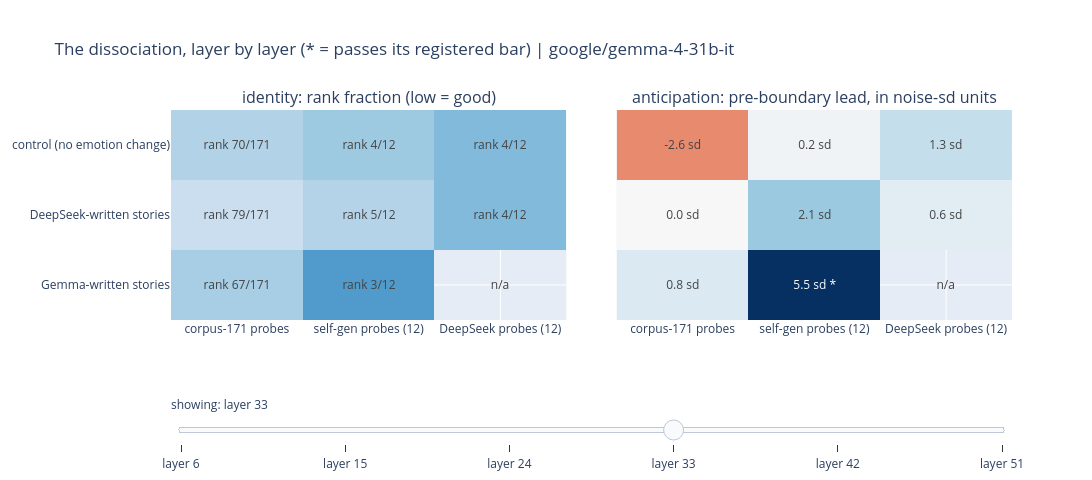

Notebook cell for this chart:
### Markdown cell above
## 2. Stories or vectors: what does each result depend on?

**Answer: both, but for different claims.** Whether tracking is VISIBLE
depends on the vectors: on the same stories, corpus-171 probes fail while
self-gen and DeepSeek probes succeed. Whether ANTICIPATION exists depends
on the stories: the same probes show a solid pre-boundary ramp on
Gemma-written stories and nothing on DeepSeek-written ones.

**How it was measured:** left panel, identity (gate G rank fraction).
Right panel, anticipation (R1): mean rise of the incoming emotion's
cosine in the 16 tokens before the phase boundary versus the 16 tokens
before that, expressed in units of the calibrated per-token noise. Stars
mark cells passing their registered bar (for identity, the gate bar; for
anticipation, N2 p < 0.001 plus the magnitude bar). The layer slider
below the figure scrubs all six layers (default 33, the registered
primary cell); the dissociation pattern holds across the mid-to-late
band.

**Verdict:** vector quality decides whether the state is readable at all
(matching E10/E11's detection results); the anticipation effect is a
property of the text. Gemma reads with causal attention, so pre-boundary
signal can only come from foreshadowing in the words already read. Gemma's
own stories foreshadow; DeepSeek's cleaner transitions do not. The control
arm shows leads near zero, so scene-change events alone produce nothing.

### Code cell
# this cell draws the identity / anticipation dissociation heatmaps,
# substrates x banks, with a layer slider (default: layer 33)
banks = ["corpus", "selfgen", "deepseek"]
DEFAULT_LAYER = 33

def dissociation_grids(layer):
    """(identity z, anticipation z, and their cell labels) at one layer."""
    identity, anticipation, id_text, ant_text = [], [], [], []
    for substrate, arm in SUBSTRATES.items():
        id_row, ant_row, id_t, ant_t = [], [], [], []
        for bank in banks:
            gate_cell = arm["gate_G"].get(bank, {}).get("per_layer", {}).get(str(layer))
            r1_cell = arm["r1_anticipation"].get(bank, {}).get("per_layer", {}).get(str(layer))
            if gate_cell:
                fraction = gate_cell["median_rank"] / BANK_SIZE[bank]
                star = " *" if gate_cell["passes"] else ""
                id_row.append(fraction)
                id_t.append(f"rank {gate_cell['median_rank']:.0f}/{BANK_SIZE[bank]}{star}")
            else:
                id_row.append(None); id_t.append("n/a")
            if r1_cell and r1_cell.get("noise_sd"):
                lead_in_sd = r1_cell["mean_lead"] / r1_cell["noise_sd"]
                star = " *" if r1_cell["passes"] else ""
                ant_row.append(lead_in_sd)
                ant_t.append(f"{lead_in_sd:.1f} sd{star}")
            else:
                ant_row.append(None); ant_t.append("n/a")
        identity.append(id_row); anticipation.append(ant_row)
        id_text.append(id_t); ant_text.append(ant_t)
    return identity, anticipation, id_text, ant_text

fig = make_subplots(rows=1, cols=2, shared_yaxes=True, horizontal_spacing=0.06,
    subplot_titles=(
        "identity: rank fraction (low = good)",
        "anticipation: pre-boundary lead, in noise-sd units"))
# one heatmap pair per layer; the slider toggles which pair is visible
for layer in LAYERS:
    identity, anticipation, id_text, ant_text = dissociation_grids(layer)
    visible = layer == DEFAULT_LAYER
    fig.add_trace(go.Heatmap(
        z=identity, x=[BANK_LABEL[b] for b in banks], y=list(SUBSTRATES),
        text=id_text, texttemplate="%{text}", colorscale="Blues_r", zmin=0, zmax=0.6,
        showscale=False, visible=visible), row=1, col=1)
    fig.add_trace(go.Heatmap(
        z=anticipation, x=[BANK_LABEL[b] for b in banks], y=list(SUBSTRATES),
        text=ant_text, texttemplate="%{text}", colorscale="RdBu", zmid=0,
        showscale=False, visible=visible), row=1, col=2)
steps = []
for layer_pos, layer in enumerate(LAYERS):
    visibility = [other_pos == layer_pos for other_pos in range(len(LAYERS)) for _ in (0, 1)]
    steps.append(dict(method="update", label=f"layer {layer}", args=[{"visible": visibility}]))
fig.update_layout(
    sliders=[dict(active=LAYERS.index(DEFAULT_LAYER), steps=steps, y=-0.25,
                  currentvalue=dict(prefix="showing: "))],
    title=f"The dissociation, layer by layer (* = passes its registered bar) | {MODEL}",
    width=1150, height=480, margin=dict(t=110, b=120))
fig.show()

### Figure 1 — Plotly figure (JSON) as saved in the notebook; plotly's stock layout.template omitted (floating-point values rounded to 4 significant figures)
{"data": [{"colorscale": [[0.0, "rgb(8,48,107)"], [0.125, "rgb(8,81,156)"], [0.25, "rgb(33,113,181)"], [0.375, "rgb(66,146,198)"], [0.5, "rgb(107,174,214)"], [0.625, "rgb(158,202,225)"], [0.75, "rgb(198,219,239)"], [0.875, "rgb(222,235,247)"], [1.0, "rgb(247,251,255)"]], "showscale": false, "text": [["rank 38/171", "rank 1/12 *", "n/a"], ["rank 55/171", "rank 3/12", "rank 2/12"], ["rank 50/171", "rank 3/12", "rank 2/12"]], "texttemplate": "%{text}", "type": "heatmap", "visible": false, "x": ["corpus-171 probes", "self-gen probes (12)", "DeepSeek probes (12)"], "xaxis": "x", "y": ["Gemma-written stories", "DeepSeek-written stories", "control (no emotion change)"], "yaxis": "y", "z": [[0.2222, 0.08333, null], [0.3216, 0.25, 0.1667], [0.2924, 0.25, 0.1667]], "zmax": 0.6, "zmin": 0}, {"colorscale": [[0.0, "rgb(103,0,31)"], [0.1, "rgb(178,24,43)"], [0.2, "rgb(214,96,77)"], [0.3, "rgb(244,165,130)"], [0.4, "rgb(253,219,199)"], [0.5, "rgb(247,247,247)"], [0.6, "rgb(209,229,240)"], [0.7, "rgb(146,197,222)"], [0.8, "rgb(67,147,195)"], [0.9, "rgb(33,102,172)"], [1.0, "rgb(5,48,97)"]], "showscale": false, "text": [["1.0 sd *", "2.1 sd *", "n/a"], ["0.2 sd", "0.5 sd", "0.4 sd"], ["-0.1 sd", "-0.1 sd", "0.5 sd"]], "texttemplate": "%{text}", "type": "heatmap", "visible": false, "x": ["corpus-171 probes", "self-gen probes (12)", "DeepSeek probes (12)"], "xaxis": "x2", "y": ["Gemma-written stories", "DeepSeek-written stories", "control (no emotion change)"], "yaxis": "y2", "z": [[0.99, 2.114, null], [0.1856, 0.4553, 0.3694], [-0.08878, -0.1075, 0.5389]], "zmid": 0}, {"colorscale": [[0.0, "rgb(8,48,107)"], [0.125, "rgb(8,81,156)"], [0.25, "rgb(33,113,181)"], [0.375, "rgb(66,146,198)"], [0.5, "rgb(107,174,214)"], [0.625, "rgb(158,202,225)"], [0.75, "rgb(198,219,239)"], [0.875, "rgb(222,235,247)"], [1.0, "rgb(247,251,255)"]], "showscale": false, "text": [["rank 54/171", "rank 3/12", "n/a"], ["rank 68/171", "rank 4/12", "rank 4/12"], ["rank 82/171", "rank 4/12", "rank 3/12"]], "texttemplate": "%{text}", "type": "heatmap", "visible": false, "x": ["corpus-171 probes", "self-gen probes (12)", "DeepSeek probes (12)"], "xaxis": "x", "y": ["Gemma-written stories", "DeepSeek-written stories", "control (no emotion change)"], "yaxis": "y", "z": [[0.3158, 0.25, null], [0.3977, 0.3333, 0.3333], [0.4795, 0.2917, 0.25]], "zmax": 0.6, "zmin": 0}, {"colorscale": [[0.0, "rgb(103,0,31)"], [0.1, "rgb(178,24,43)"], [0.2, "rgb(214,96,77)"], [0.3, "rgb(244,165,130)"], [0.4, "rgb(253,219,199)"], [0.5, "rgb(247,247,247)"], [0.6, "rgb(209,229,240)"], [0.7, "rgb(146,197,222)"], [0.8, "rgb(67,147,195)"], [0.9, "rgb(33,102,172)"], [1.0, "rgb(5,48,97)"]], "showscale": false, "text": [["1.1 sd", "2.9 sd", "n/a"], ["-0.4 sd", "-0.7 sd", "-0.8 sd"], ["-1.3 sd", "-1.9 sd", "-0.0 sd"]], "texttemplate": "%{text}", "type": "heatmap", "visible": false, "x": ["corpus-171 probes", "self-gen probes (12)", "DeepSeek probes (12)"], "xaxis": "x2", "y": ["Gemma-written stories", "DeepSeek-written stories", "control (no emotion change)"], "yaxis": "y2", "z": [[1.068, 2.909, null], [-0.3524, -0.6503, -0.7661], [-1.334, -1.932, -0.01549]], "zmid": 0}, {"colorscale": [[0.0, "rgb(8,48,107)"], [0.125, "rgb(8,81,156)"], [0.25, "rgb(33,113,181)"], [0.375, "rgb(66,146,198)"], [0.5, "rgb(107,174,214)"], [0.625, "rgb(158,202,225)"], [0.75, "rgb(198,219,239)"], [0.875, "rgb(222,235,247)"], [1.0, "rgb(247,251,255)"]], "showscale": false, "text": [["rank 41/171", "rank 1/12 *", "n/a"], ["rank 63/171", "rank 3/12", "rank 3/12"], ["rank 62/171", "rank 3/12", "rank 2/12"]], "texttemplate": "%{text}", "type": "heatmap", "visible": false, "x": ["corpus-171 probes", "self-gen probes (12)", "DeepSeek probes (12)"], "xaxis": "x", "y": ["Gemma-written stories", "DeepSeek-written stories", "control (no emotion change)"], "yaxis": "y", "z": [[0.2398, 0.08333, null], [0.3684, 0.25, 0.25], [0.3596, 0.25, 0.1667]], "zmax": 0.6, "zmin": 0}, {"colorscale": [[0.0, "rgb(103,0,31)"], [0.1, "rgb(178,24,43)"], [0.2, "rgb(214,96,77)"], [0.3, "rgb(244,165,130)"], [0.4, "rgb(253,219,199)"], [0.5, "rgb(247,247,247)"], [0.6, "rgb(209,229,240)"], [0.7, "rgb(146,197,222)"], [0.8, "rgb(67,147,195)"], [0.9, "rgb(33,102,172)"], [1.0, "rgb(5,48,97)"]], "showscale": false, "text": [["1.2 sd", "5.3 sd *", "n/a"], ["-0.8 sd", "-1.3 sd", "-1.3 sd"], ["-1.5 sd", "2.2 sd", "2.3 sd"]], "texttemplate": "%{text}", "type": "heatmap", "visible": false, "x": ["corpus-171 probes", "self-gen probes (12)", "DeepSeek probes (12)"], "xaxis": "x2", "y": ["Gemma-written stories", "DeepSeek-written stories", "control (no emotion change)"], "yaxis": "y2", "z": [[1.172, 5.27, null], [-0.837, -1.306, -1.271], [-1.538, 2.214, 2.341]], "zmid": 0}, {"colorscale": [[0.0, "rgb(8,48,107)"], [0.125, "rgb(8,81,156)"], [0.25, "rgb(33,113,181)"], [0.375, "rgb(66,146,198)"], [0.5, "rgb(107,174,214)"], [0.625, "rgb(158,202,225)"], [0.75, "rgb(198,219,239)"], [0.875, "rgb(222,235,247)"], [1.0, "rgb(247,251,255)"]], "showscale": false, "text": [["rank 67/171", "rank 3/12", "n/a"], ["rank 79/171", "rank 5/12", "rank 4/12"], ["rank 70/171", "rank 4/12", "rank 4/12"]], "texttemplate": "%{text}", "type": "heatmap", "visible": true, "x": ["corpus-171 probes", "self-gen probes (12)", "DeepSeek probes (12)"], "xaxis": "x", "y": ["Gemma-written stories", "DeepSeek-written stories", "control (no emotion change)"], "yaxis": "y", "z": [[0.3918, 0.25, null], [0.462, 0.4167, 0.3333], [0.4123, 0.375, 0.3333]], "zmax": 0.6, "zmin": 0}, {"colorscale": [[0.0, "rgb(103,0,31)"], [0.1, "rgb(178,24,43)"], [0.2, "rgb(214,96,77)"], [0.3, "rgb(244,165,130)"], [0.4, "rgb(253,219,199)"], [0.5, "rgb(247,247,247)"], [0.6, "rgb(209,229,240)"], [0.7, "rgb(146,197,222)"], [0.8, "rgb(67,147,195)"], [0.9, "rgb(33,102,172)"], [1.0, "rgb(5,48,97)"]], "showscale": false, "text": [["0.8 sd", "5.5 sd *", "n/a"], ["0.0 sd", "2.1 sd", "0.6 sd"], ["-2.6 sd", "0.2 sd", "1.3 sd"]], "texttemplate": "%{text}", "type": "heatmap", "visible": true, "x": ["corpus-171 probes", "self-gen probes (12)", "DeepSeek probes (12)"], "xaxis": "x2", "y": ["Gemma-written stories", "DeepSeek-written stories", "control (no emotion change)"], "yaxis": "y2", "z": [[0.8423, 5.502, null], [0.008052, 2.06, 0.6281], [-2.639, 0.2261, 1.336]], "zmid": 0}, {"colorscale": [[0.0, "rgb(8,48,107)"], [0.125, "rgb(8,81,156)"], [0.25, "rgb(33,113,181)"], [0.375, "rgb(66,146,198)"], [0.5, "rgb(107,174,214)"], [0.625, "rgb(158,202,225)"], [0.75, "rgb(198,219,239)"], [0.875, "rgb(222,235,247)"], [1.0, "rgb(247,251,255)"]], "showscale": false, "text": [["rank 60/171", "rank 2/12", "n/a"], ["rank 76/171", "rank 4/12", "rank 4/12"], ["rank 65/171", "rank 4/12", "rank 4/12"]], "texttemplate": "%{text}", "type": "heatmap", "visible": false, "x": ["corpus-171 probes", "self-gen probes (12)", "DeepSeek probes (12)"], "xaxis": "x", "y": ["Gemma-written stories", "DeepSeek-written stories", "control (no emotion change)"], "yaxis": "y", "z": [[0.3509, 0.1667, null], [0.4444, 0.3333, 0.3333], [0.3801, 0.3333, 0.3333]], "zmax": 0.6, "zmin": 0}, {"colorscale": [[0.0, "rgb(103,0,31)"], [0.1, "rgb(178,24,43)"], [0.2, "rgb(214,96,77)"], [0.3, "rgb(244,165,130)"], [0.4, "rgb(253,219,199)"], [0.5, "rgb(247,247,247)"], [0.6, "rgb(209,229,240)"], [0.7, "rgb(146,197,222)"], [0.8, "rgb(67,147,195)"], [0.9, "rgb(33,102,172)"], [1.0, "rgb(5,48,97)"]], "showscale": false, "text": [["1.5 sd *", "1.7 sd", "n/a"], ["-0.5 sd", "-0.3 sd", "0.1 sd"], ["-0.0 sd", "0.3 sd", "-0.5 sd"]], "texttemplate": "%{text}", "type": "heatmap", "visible": false, "x": ["corpus-171 probes", "self-gen probes (12)", "DeepSeek probes (12)"], "xaxis": "x2", "y": ["Gemma-written stories", "DeepSeek-written stories", "control (no emotion change)"], "yaxis": "y2", "z": [[1.504, 1.689, null], [-0.4522, -0.2933, 0.1133], [-0.00443, 0.2707, -0.5115]], "zmid": 0}, {"colorscale": [[0.0, "rgb(8,48,107)"], [0.125, "rgb(8,81,156)"], [0.25, "rgb(33,113,181)"], [0.375, "rgb(66,146,198)"], [0.5, "rgb(107,174,214)"], [0.625, "rgb(158,202,225)"], [0.75, "rgb(198,219,239)"], [0.875, "rgb(222,235,247)"], [1.0, "rgb(247,251,255)"]], "showscale": false, "text": [["rank 76/171", "rank 3/12", "n/a"], ["rank 83/171", "rank 6/12", "rank 5/12"], ["rank 61/171", "rank 6/12", "rank 5/12"]], "texttemplate": "%{text}", "type": "heatmap", "visible": false, "x": ["corpus-171 probes", "self-gen probes (12)", "DeepSeek probes (12)"], "xaxis": "x", "y": ["Gemma-written stories", "DeepSeek-written stories", "control (no emotion change)"], "yaxis": "y", "z": [[0.4444, 0.25, null], [0.4854, 0.5, 0.4167], [0.3567, 0.5, 0.4167]], "zmax": 0.6, "zmin": 0}, {"colorscale": [[0.0, "rgb(103,0,31)"], [0.1, "rgb(178,24,43)"], [0.2, "rgb(214,96,77)"], [0.3, "rgb(244,165,130)"], [0.4, "rgb(253,219,199)"], [0.5, "rgb(247,247,247)"], [0.6, "rgb(209,229,240)"], [0.7, "rgb(146,197,222)"], [0.8, "rgb(67,147,195)"], [0.9, "rgb(33,102,172)"], [1.0, "rgb(5,48,97)"]], "showscale": false, "text": [["0.9 sd *", "0.9 sd", "n/a"], ["-0.7 sd", "-0.7 sd", "0.4 sd"], ["-1.5 sd", "-0.5 sd", "-1.4 sd"]], "texttemplate": "%{text}", "type": "heatmap", "visible": false, "x": ["corpus-171 probes", "self-gen probes (12)", "DeepSeek probes (12)"], "xaxis": "x2", "y": ["Gemma-written stories", "DeepSeek-written stories", "control (no emotion change)"], "yaxis": "y2", "z": [[0.9249, 0.9412, null], [-0.675, -0.6951, 0.4226], [-1.512, -0.4884, -1.437]], "zmid": 0}], "layout": {"annotations": [{"font": {"size": 16}, "showarrow": false, "text": "identity: rank fraction (low = good)", "x": 0.235, "xanchor": "center", "xref": "paper", "y": 1.0, "yanchor": "bottom", "yref": "paper"}, {"font": {"size": 16}, "showarrow": false, "text": "anticipation: pre-boundary lead, in noise-sd units", "x": 0.765, "xanchor": "center", "xref": "paper", "y": 1.0, "yanchor": "bottom", "yref": "paper"}], "height": 480, "margin": {"b": 120, "t": 110}, "sliders": [{"active": 3, "currentvalue": {"prefix": "showing: "}, "steps": [{"args": [{"visible": [true, true, false, false, false, false, false, false, false, false, false, false]}], "label": "layer 6", "method": "update"}, {"args": [{"visible": [false, false, true, true, false, false, false, false, false, false, false, false]}], "label": "layer 15", "method": "update"}, {"args": [{"visible": [false, false, false, false, true, true, false, false, false, false, false, false]}], "label": "layer 24", "method": "update"}, {"args": [{"visible": [false, false, false, false, false, false, true, true, false, false, false, false]}], "label": "layer 33", "method": "update"}, {"args": [{"visible": [false, false, false, false, false, false, false, false, true, true, false, false]}], "label": "layer 42", "method": "update"}, {"args": [{"visible": [false, false, false, false, false, false, false, false, false, false, true, true]}], "label": "layer 51", "method": "update"}], "y": -0.25}], "title": {"text": "The dissociation, layer by layer (* = passes its registered bar) | google/gemma-4-31b-it"}, "width": 1150, "xaxis": {"anchor": "y", "domain": [0.0, 0.47]}, "xaxis2": {"anchor": "y2", "domain": [0.53, 1.0]}, "yaxis": {"anchor": "x", "domain": [0.0, 1.0]}, "yaxis2": {"anchor": "x2", "domain": [0.0, 1.0], "matches": "y", "showticklabels": false}}}
